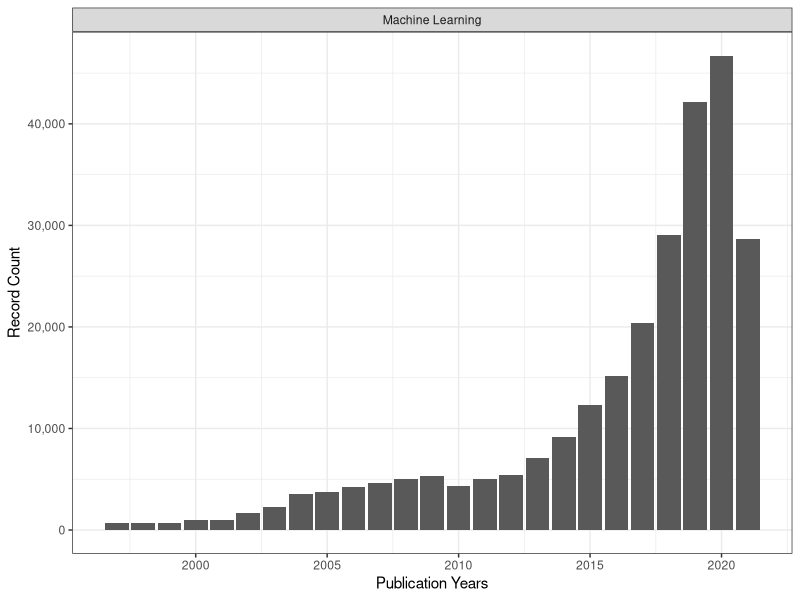
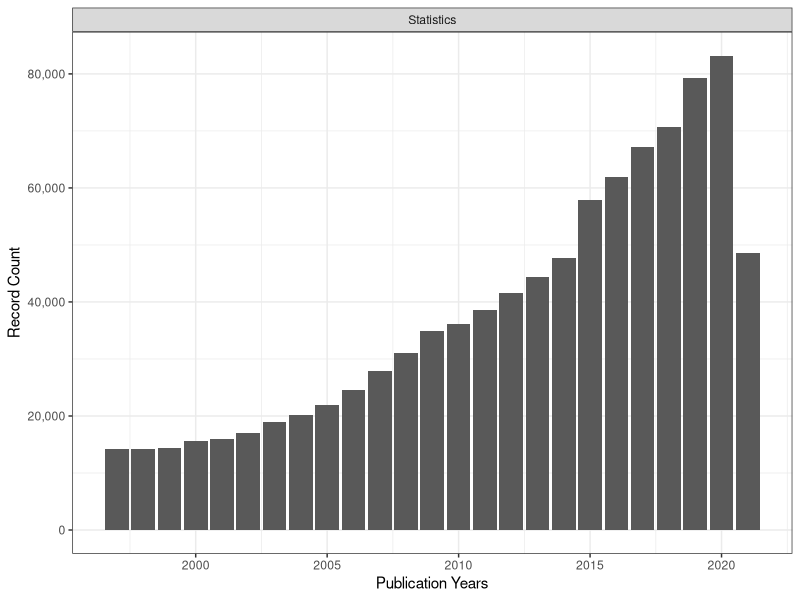

These charts were generated, in order, by the following R code:
## ---- chunk 1
knitr::opts_chunk$set(echo = FALSE)
library("tidyverse")
## ---- chunk 2
caption <- "\\textit{Left panel: Number of publications selected from the Web of Science Core Collection with the search term 'machine learning', per year. Right panel: Number of publications selected from the Web of Science Core Collection with the search term 'statistics', per year. Searches were carried out on 08/14/2021. Note that the year 2021 is incomplete.}"
## ---- chunk 3
wos <- read_tsv("wos-ml.txt")
wos %>%
  mutate(`Publication Years` = as.numeric(`Publication Years`)) %>%
  mutate(term = "Machine Learning") %>%
  ggplot(aes(`Publication Years`, `Record Count`)) +
  geom_col() +
  theme_bw() +
  facet_wrap("term") +
  scale_y_continuous(labels = scales::comma_format())

wos <- read_tsv("wos-stats.txt")
wos %>%
    mutate(`Publication Years` = as.numeric(`Publication Years`)) %>%
  mutate(term = "Statistics") %>%
  ggplot(aes(`Publication Years`, `Record Count`)) +
  geom_col() +
  theme_bw() +
  facet_wrap("term") +
  scale_y_continuous(labels = scales::comma_format())
